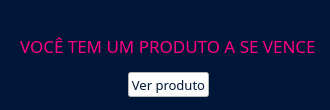
<?xml version="1.0" encoding="UTF-8"?>
<ui version="4.0">
 <class>TelaNoticarValidade</class>
 <widget class="QMainWindow" name="TelaNoticarValidade">
  <property name="geometry">
   <rect>
    <x>0</x>
    <y>0</y>
    <width>330</width>
    <height>110</height>
   </rect>
  </property>
  <property name="minimumSize">
   <size>
    <width>330</width>
    <height>110</height>
   </size>
  </property>
  <property name="maximumSize">
   <size>
    <width>330</width>
    <height>110</height>
   </size>
  </property>
  <property name="windowTitle">
   <string>Vencimento de Produto</string>
  </property>
  <property name="windowIcon">
   <iconset>
    <normaloff>../Imagens/icone.png</normaloff>../Imagens/icone.png</iconset>
  </property>
  <property name="styleSheet">
   <string notr="true">background-color: rgb(0, 22, 57);</string>
  </property>
  <widget class="QWidget" name="Notificar">
   <widget class="QLabel" name="labelAviso">
    <property name="geometry">
     <rect>
      <x>20</x>
      <y>32</y>
      <width>295</width>
      <height>27</height>
     </rect>
    </property>
    <property name="font">
     <font>
      <family>Bahnschrift</family>
      <pointsize>13</pointsize>
      <weight>50</weight>
      <italic>false</italic>
      <bold>false</bold>
     </font>
    </property>
    <property name="cursor">
     <cursorShape>ArrowCursor</cursorShape>
    </property>
    <property name="contextMenuPolicy">
     <enum>Qt::NoContextMenu</enum>
    </property>
    <property name="layoutDirection">
     <enum>Qt::LeftToRight</enum>
    </property>
    <property name="styleSheet">
     <string notr="true">color: rgb(255, 0, 127);
font: 13pt &quot;Bahnschrift&quot;;</string>
    </property>
    <property name="frameShape">
     <enum>QFrame::NoFrame</enum>
    </property>
    <property name="text">
     <string>VOCÊ TEM UM PRODUTO A SE VENCER.</string>
    </property>
    <property name="textFormat">
     <enum>Qt::AutoText</enum>
    </property>
   </widget>
   <widget class="QPushButton" name="btn_VerProduto">
    <property name="geometry">
     <rect>
      <x>128</x>
      <y>72</y>
      <width>81</width>
      <height>25</height>
     </rect>
    </property>
    <property name="font">
     <font>
      <family>Bahnschrift</family>
      <pointsize>10</pointsize>
      <weight>50</weight>
      <italic>false</italic>
      <bold>false</bold>
     </font>
    </property>
    <property name="cursor">
     <cursorShape>PointingHandCursor</cursorShape>
    </property>
    <property name="mouseTracking">
     <bool>false</bool>
    </property>
    <property name="focusPolicy">
     <enum>Qt::NoFocus</enum>
    </property>
    <property name="layoutDirection">
     <enum>Qt::LeftToRight</enum>
    </property>
    <property name="autoFillBackground">
     <bool>false</bool>
    </property>
    <property name="styleSheet">
     <string notr="true">color: rgb(0, 22, 57);
background-color: rgb(255, 255, 255);
font: 10pt &quot;Bahnschrift&quot;;</string>
    </property>
    <property name="text">
     <string>Ver produto</string>
    </property>
    <property name="autoDefault">
     <bool>false</bool>
    </property>
    <property name="default">
     <bool>false</bool>
    </property>
    <property name="flat">
     <bool>false</bool>
    </property>
   </widget>
  </widget>
 </widget>
 <resources/>
 <connections/>
</ui>
